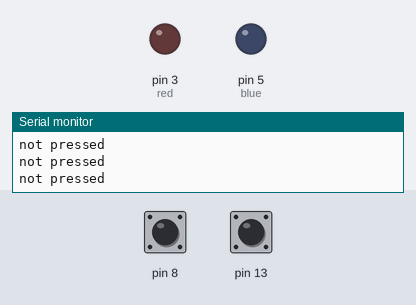
Simulated run of this sketch. Board: Arduino Uno, built with avr-gcc and run on an emulated ATmega328P. Parts: output pins drawn as LEDs (lit = HIGH), the last lines printed to the serial monitor. The inputs (shaded band) are chosen by the test bench; at power-on: pin 13 HIGH, pin 8 HIGH.

Above: at 1.2 s.
1.3 s: pin 13 pulled LOW for 3.2 s
At 4.0 s:
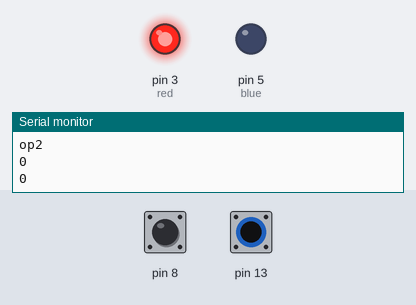
6.1 s: pin 8 pulled LOW for 0.15 s
9.2 s: pin 13 pulled LOW for 3.2 s
At 11.67 s:
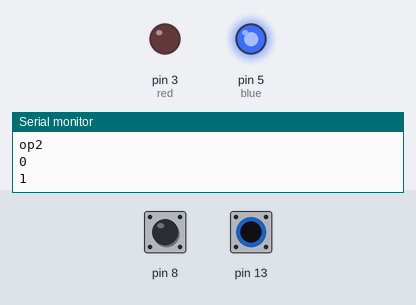
13.9 s: pin 8 pulled LOW for 1 s
17.9 s: pin 13 pulled LOW for 0.15 s
21.0 s: pin 8 pulsed LOW 2 times (0.12 s each, 0.3 s apart)
Timing chart, 0 to 24.0 s (numbered marks = the images above; inputs shaded):
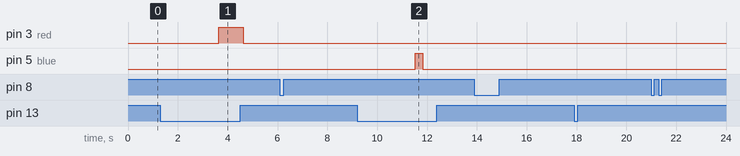

The sketch:

binary_calculator.ino
```cpp
int number = 0;
int operatorButtonCounter = 0;
bool isPressed = false;
int op1 = 0;
int op2 = 0;

int bit;
int red = 3;
int blue = 5;
// int voltage = 255;

void setup() {
  // put your setup code here, to run once:
  pinMode(8, INPUT_PULLUP);
  pinMode(13, INPUT_PULLUP);
  pinMode(blue, OUTPUT);
  pinMode(red, OUTPUT);
  Serial.begin(9600);
}

int binaryLength (int num) {
  int len = 0;
  if(num == 0) {
    return 0;
  }
  while(num != 1) {
  len++;
  num = num / 2;
  }
  len++;
  return len;
}


int calculator (int a, int b) {
    return a + b;
}

void output (int result) {
  delay(300);
  int digitLength = binaryLength(result);
  if(digitLength == 0) {
    analogWrite(red, 255);
    delay(1000);
    analogWrite(red, 0);
    return;
  }
  for(int j = digitLength - 1; j >= 0 ; j--){
  bit = result >> j & 1;
  analogWrite(bit ? blue : red , 255);
  delay(300);
  analogWrite(bit ? blue : red , 0);
  delay(300);
  analogWrite(bit ? red : blue , 0);
  // delay(100);
  Serial.println(bit);
  delay(700);
  }

  analogWrite(bit ? blue  : red , 0);
}

void loop() {
  // put your main code here, to run repeatedly:
   int operandButton = digitalRead(8);
   int operatorButton = digitalRead(13);
  if (operandButton == 0 && !isPressed) {
  number = number + 1;
  Serial.println("pressed");
  delay(1000);
  isPressed = true;
  }

if(operandButton == 1) {
  isPressed = false;
  Serial.println("not pressed");
}

if(operatorButton == 0){
operatorButtonCounter = operatorButtonCounter + 1;
if(operatorButtonCounter == 1) {
op1 = number;
number = 0;
Serial.println("op1");
Serial.println(op1);
delay(2000);
}
if(operatorButtonCounter == 2) {
op2 = number;
int result = op1 + op2;
Serial.println("op2");
Serial.println(op2);
Serial.println(result);
output(result);
delay(300);
// analogWrite(3, 255);
operatorButtonCounter = 0;
number = 0;
op1 = 0;
op2 = 0;
}
}
}
```

Measured:
- after the input at 1.3 s, pin 3 (red): LOW → HIGH after 2.3 s, → LOW 1.0 s later
- after the input at 9.2 s, pin 5 (blue): LOW → HIGH after 2.3 s, → LOW 0.30 s later
